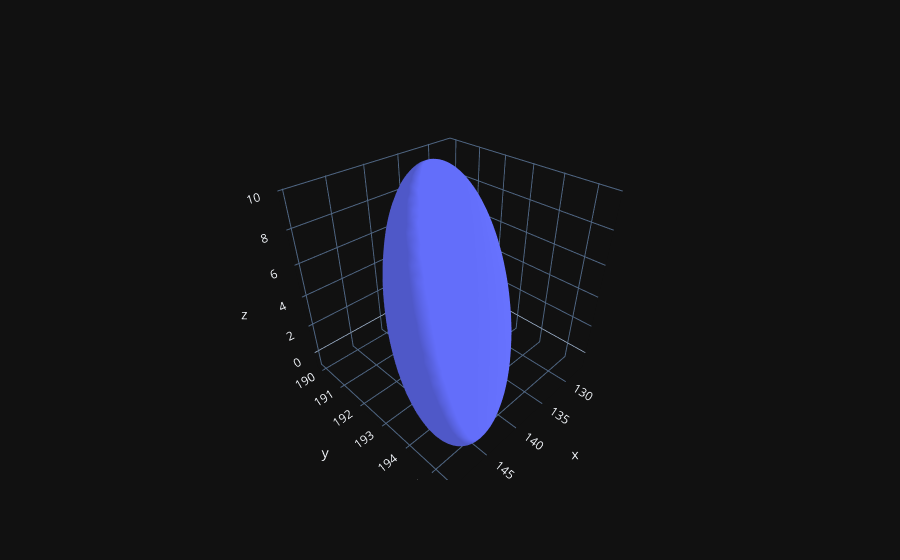

The code cell stored with this chart in its notebook:
### Code cell
import math
import plotly.graph_objects as go
from plotly.offline import iplot, init_notebook_mode
from plotly.graph_objs import Mesh3d
import numpy as np

axis_lengths = np.array([11.89184616,  4.82438505,  1.49761732])

a = axis_lengths[2]
b = axis_lengths[1]
c = axis_lengths[0]

pi = math.pi
phi = np.linspace(0, 2*pi)
theta = np.linspace(-pi/2, pi/2)
phi, theta=np.meshgrid(phi, theta)
x = np.cos(theta) * np.sin(phi) * a
y = np.cos(theta) * np.cos(phi) * b
z = np.sin(theta) * c

# define a transformation matrix
R = np.array([[-0.23933507, -0.90749994,  0.34519933],
               [ 0.15574894,  0.31504453,  0.93621003],
               [ 0.95836371, -0.27783232, -0.06594095]])
T = np.zeros((4,4))
C = np.array([ 4.47448559, 192.68796498, 138.36717904])
T[0:3,0:3] = R
T[3,3] = 1
T[0:3, 3] = C

x=x.flatten() 
y=y.flatten() 
z=z.flatten()

xtf = []
ytf = []
ztf = []

for i in range(len(x)):
    xyz = np.array([z[i], y[i], x[i], 1]).reshape(4,1)
    xyz_tf = np.matmul(T,xyz)
    xyz_tf.flatten()
    xtf.append(xyz_tf[2][0])
    ytf.append(xyz_tf[1][0])
    ztf.append(xyz_tf[0][0])    

fig = go.Figure(data=[go.Mesh3d(x=xtf,
                                y=ytf,
                                z=ztf,
                                alphahull=0)])

# fig.update_layout(
#     scene = dict(
#         xaxis = dict(nticks=4, range=[-30,30]+C[0],),
#                      yaxis = dict(nticks=4, range=[-30,30]+C[1],),
#                      zaxis = dict(nticks=4, range=[-30,30]+C[2],),))

fig.show()

### Figure 1 — Plotly figure (JSON) as saved in the notebook; plotly's stock layout.template omitted (floating-point values rounded to 4 significant figures; data arrays with more than 128 entries replaced by an {"elided": "..."} marker saying what was removed)
{"data": [{"alphahull": 0, "type": "mesh3d", "x": {"elided": "2500 float values"}, "y": {"elided": "2500 float values"}, "z": {"elided": "2500 float values"}}], "layout": {}}
